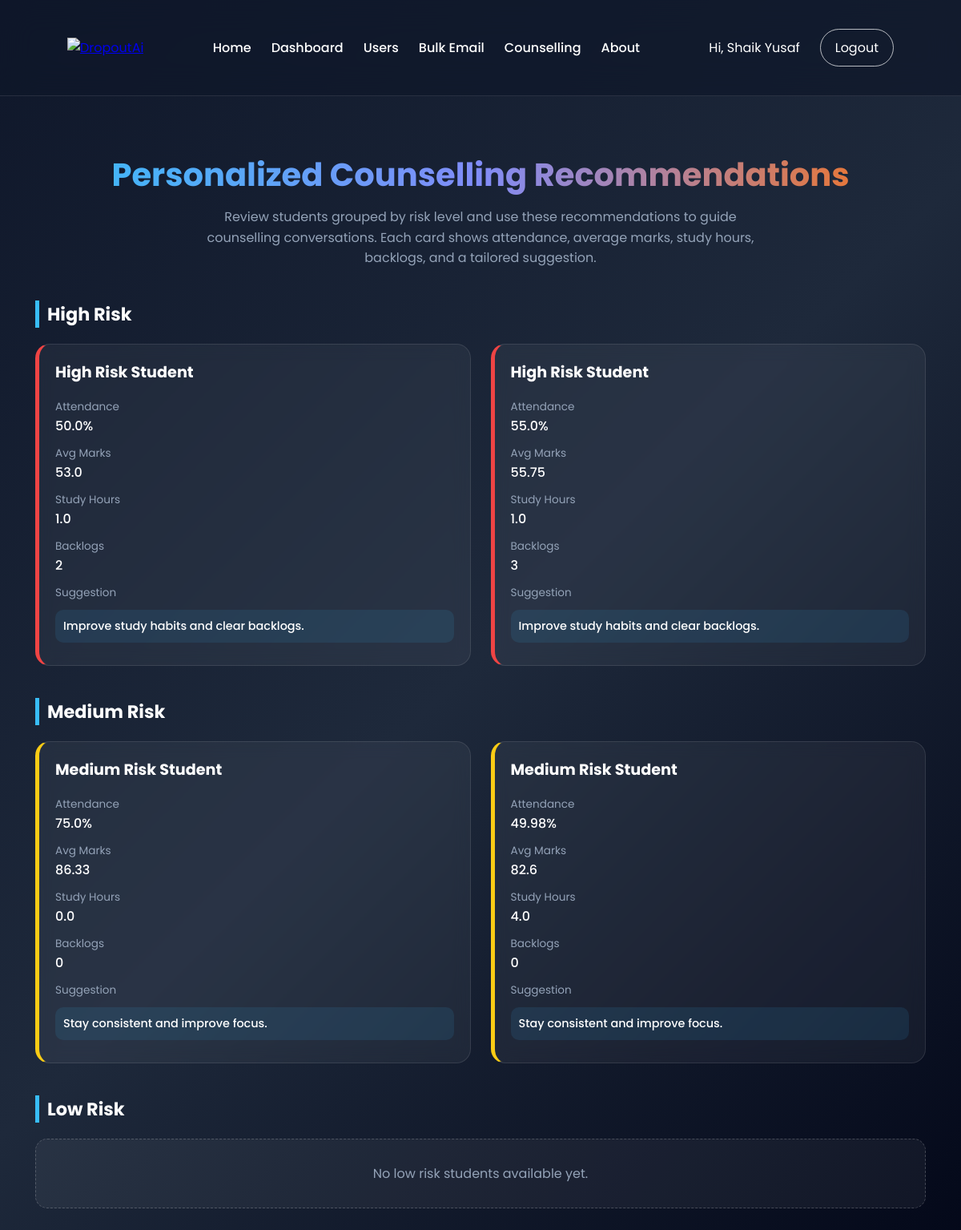
Page /counselling (signed in) on the committed database.
### tables this page shows
CREATE TABLE users (
            id INTEGER PRIMARY KEY AUTOINCREMENT,
            name TEXT NOT NULL,
            email TEXT NOT NULL UNIQUE,
            password TEXT NOT NULL,
            role TEXT NOT NULL
        );

CREATE TABLE predictions (
            id INTEGER PRIMARY KEY AUTOINCREMENT,
            user_id INTEGER NOT NULL,
            attendance REAL NOT NULL,
            avg_marks REAL NOT NULL,
            study_hours REAL NOT NULL,
            backlogs INTEGER NOT NULL,
            risk_level TEXT NOT NULL,
            prediction_date TIMESTAMP DEFAULT CURRENT_TIMESTAMP,
            FOREIGN KEY (user_id) REFERENCES users (id)
        );

### app.py (the view)
@app.route('/counselling')
@admin_required
def counselling():
    all_predictions = query_db('SELECT * FROM predictions ORDER BY prediction_date DESC')
    high_students = []
    medium_students = []
    low_students = []
    for pred in all_predictions:
        user = query_db('SELECT name, email FROM users WHERE id = ?', [pred['user_id']], one=True)
        suggestion = suggestion_for_risk(pred['risk_level'])
        student_data = {
            'id': pred['id'],
            'user_name': user['name'] if user else 'Unknown',
            'user_email': user['email'] if user else 'Unknown',
            'attendance': pred['attendance'],
            'avg_marks': pred['avg_marks'],
            'study_hours': pred['study_hours'],
            'backlogs': pred['backlogs'],
            'risk': pred['risk_level'],
            'suggestion': suggestion,
            'prediction_date': pred['prediction_date']
        }
        if pred['risk_level'] == 'High':
            high_students.append(student_data)
        elif pred['risk_level'] == 'Medium':
            medium_students.append(student_data)
        elif pred['risk_level'] == 'Low':
            low_students.append(student_data)
    return render_template(
        'counselling.html',
        user=current_user,
        high_students=high_students,
        medium_students=medium_students,
        low_students=low_students
    )

### app.py (called while the page is built)
def get_db():
    db = getattr(g, '_database', None)
    if db is None:
        db = g._database = sqlite3.connect(DATABASE)
        db.row_factory = sqlite3.Row
    return db

def query_db(query, args=(), one=False):
    cur = get_db().execute(query, args)
    rv = cur.fetchall()
    cur.close()
    return (rv[0] if rv else None) if one else rv

def init_db():
    db = get_db()
    db.execute(
        '''CREATE TABLE IF NOT EXISTS users (
            id INTEGER PRIMARY KEY AUTOINCREMENT,
            name TEXT NOT NULL,
            email TEXT NOT NULL UNIQUE,
            password TEXT NOT NULL,
            role TEXT NOT NULL
        )'''
    )
    db.execute(
        '''CREATE TABLE IF NOT EXISTS predictions (
            id INTEGER PRIMARY KEY AUTOINCREMENT,
            user_id INTEGER NOT NULL,
            attendance REAL NOT NULL,
            avg_marks REAL NOT NULL,
            study_hours REAL NOT NULL,
            backlogs INTEGER NOT NULL,
            risk_level TEXT NOT NULL,
            prediction_date TIMESTAMP DEFAULT CURRENT_TIMESTAMP,
            FOREIGN KEY (user_id) REFERENCES users (id)
        )'''
    )
    db.commit()

@login_manager.user_loader
def load_user(user_id):
    user = query_db('SELECT * FROM users WHERE id = ?', [user_id], one=True)
    if user:
        return User(user['id'], user['name'], user['email'], user['role'])
    return None

@app.before_request
def before_request():
    init_db()

@app.context_processor
def inject_user():
    return {
        'logged_in': current_user.is_authenticated
    }

@app.teardown_appcontext
def close_connection(exception):
    db = getattr(g, '_database', None)
    if db is not None:
        db.close()

def admin_required(view):
    @wraps(view)
    def wrapped_view(*args, **kwargs):
        if not current_user.is_authenticated:
            flash('Please login to continue.', 'error')
            return redirect(url_for('login'))
        if current_user.role != 'admin':
            flash('Access denied. Admins only.', 'error')
            return redirect(url_for('predict'))
        return view(*args, **kwargs)
    return wrapped_view

def suggestion_for_risk(risk):
    if risk == 'High':
        return 'Improve study habits and clear backlogs.'
    if risk == 'Medium':
        return 'Stay consistent and improve focus.'
    return 'Keep up the good work.'

### templates/counselling.html (shortened to what this page needs)
{% extends 'base.html' %}
{% block styles %}
<link rel="stylesheet" href="{{ url_for('static', filename='css/style-counselling.css') }}">
{% endblock %}
{% block content %}
<div class="page-container">
    <header class="page-header">
        <h1>Personalized Counselling Recommendations</h1>
        <p>Review students grouped by risk level and use these recommendations to guide counselling conversations.
            Each card shows attendance, average marks, study hours, backlogs, and a tailored suggestion.</p>
    </header>
    <section class="risk-section">
        <h2 class="risk-title">High Risk</h2>
        {% if high_students %}
        <div class="risk-grid">
            {% for student in high_students %}
            <div class="risk-card high">
                <h4>High Risk Student</h4>
                <span class="label">Attendance</span>
                <p>{{ student.attendance }}%</p>
                <span class="label">Avg Marks</span>
                <p>{{ student.avg_marks }}</p>
                <span class="label">Study Hours</span>
                <p>{{ student.study_hours }}</p>
                <span class="label">Backlogs</span>
                <p>{{ student.backlogs }}</p>
                <span class="label">Suggestion</span>
                <p>{{ student.suggestion }}</p>
            </div>
            {% endfor %}
        </div>
        {% else %}
        <div class="empty-state">No high risk students available yet.</div>
        {% endif %}
    </section>
    <section class="risk-section">
        <h2 class="risk-title">Medium Risk</h2>
        {% if medium_students %}
        <div class="risk-grid">
            {% for student in medium_students %}
            <div class="risk-card medium">
                <h4>Medium Risk Student</h4>
                <span class="label">Attendance</span>
                <p>{{ student.attendance }}%</p>
                <span class="label">Avg Marks</span>
                <p>{{ student.avg_marks }}</p>
                <span class="label">Study Hours</span>
                <p>{{ student.study_hours }}</p>
                <span class="label">Backlogs</span>
                <p>{{ student.backlogs }}</p>
                <span class="label">Suggestion</span>
                <p>{{ student.suggestion }}</p>
            </div>
            {% endfor %}
        </div>
        {% else %}
        <div class="empty-state">No medium risk students available yet.</div>
        {% endif %}
    </section>
    <section class="risk-section">
        <h2 class="risk-title">Low Risk</h2>
        {% if low_students %}
        <div class="risk-grid">
            {% for student in low_students %}
            <div class="risk-card low">
                <h4>Low Risk Student</h4>
                <span class="label">Attendance</span>
                <p>{{ student.attendance }}%</p>
                <span class="label">Avg Marks</span>
                <p>{{ student.avg_marks }}</p>
                <span class="label">Study Hours</span>
                <p>{{ student.study_hours }}</p>
                <span class="label">Backlogs</span>
                <p>{{ student.backlogs }}</p>
                <span class="label">Suggestion</span>
                <p>{{ student.suggestion }}</p>
            </div>
            {% endfor %}
        </div>
        {% else %}
        <div class="empty-state">No low risk students available yet.</div>
        {% endif %}
    </section>
</div>
{% endblock %}

### templates/base.html (shortened to what this page needs)
<!DOCTYPE html>
<html lang="en">
<head>
    <link rel="stylesheet" href="{{ url_for('static', filename='css/style.css') }}">
    {% block styles %}{% endblock %}
</head>
<body>
    <header class="navbar">
        <div class="nav-inner">
            <div class="logo">
                <a href="/"><img src="{{ url_for('static', filename='images/logo.png') }}" alt="DropoutAi"></a>
            </div>
            <nav class="nav-links">
                <a href="/">Home</a>
                {% if logged_in %}
                    {% if current_user.role == 'admin' %}
                        <a href="/dashboard">Dashboard</a>
                        <a href="/admin/users">Users</a>
                        <a href="/admin/bulk_email">Bulk Email</a>
                        <a href="/counselling">Counselling</a>
                    {% else %}
                        <a href="/predict">Predict</a>
                        <a href="/user_dashboard">Dashboard</a>
                        <a href="/user_counselling">Counselling</a>
                        <a href="/analytics">Analytics</a>
                        <a href="/resources">Resources</a>
                    {% endif %}
                {% else %}
                    <a href="/resources">Resources</a>
                {% endif %}
                <a href="/about">About</a>
            </nav>
            <div class="nav-right">
                {% if logged_in %}
                    <span class="user-welcome">Hi, {{ current_user.name }}</span>
                    <a href="/logout" class="btn secondary">Logout</a>
                {% else %}
                    <a href="/login" class="btn login">Login</a>
                    <a href="/signup" class="btn signup">Sign Up</a>
                {% endif %}
            </div>
        </div>
    </header>
    <main class="main-container">
        {% block content %}{% endblock %}
    </main>
</body>
</html>

### static/css/style.css (style rules this page uses)
body { margin: 0; padding: 0; font-family: 'Poppins', sans-serif; background: linear-gradient(135deg, #0f172a, #1e293b, #020617); color: white; min-height: 100vh; }
.navbar { min-height: 120px; background: rgba(15, 23, 42, 0.75); backdrop-filter: blur(20px); border-bottom: 1px solid rgba(255, 255, 255, 0.1); position: sticky; top: 0; z-index: 1000; }
.nav-inner { width: min(1200px, 100%); padding: 14px 24px; margin: 0 auto; display: flex; align-items: center; justify-content: space-between; gap: 16px; }
.logo img { height: 110px; max-width: 100%; width: auto; }
.logo { flex-shrink: 0; }
.nav-links { display: flex; justify-content: center; gap: 16px; align-items: center; flex: 1 1 auto; flex-wrap: wrap; min-width: 0; }
.nav-links a { text-decoration: none; color: white; font-weight: 500; position: relative; transition: color 0.2s ease; }
.nav-links a::after { content: ""; width: 0; height: 2px; background: #ff7b00; position: absolute; left: 0; bottom: -4px; transition: width 0.25s ease; }
.nav-right { display: flex; align-items: center; gap: 10px; flex-shrink: 0; flex-wrap: wrap; justify-content: flex-end; }
.nav-right .btn { margin: 0; padding: 10px 18px; border-radius: 999px; text-decoration: none; display: inline-flex; align-items: center; justify-content: center; }
.nav-right .btn.secondary { border: 1px solid rgba(255, 255, 255, 0.7); color: white; background: transparent; }
.user-welcome { color: white; margin-right: 10px; max-width: 100%; word-break: break-word; }
.main-container { width: min(1200px, 100%); margin: 0 auto; padding: 28px 24px 40px; }
.page-header { margin-bottom: 32px; }
.page-header h1 { margin: 0 0 12px; font-size: clamp(2rem, 2.4vw, 3rem); }
.page-header p { max-width: 760px; line-height: 1.75; color: #cbd5e1; }

### static/css/style-counselling.css (style rules this page uses)
* { margin: 0; padding: 0; box-sizing: border-box; font-family: 'Poppins', sans-serif; }
body { background: linear-gradient(135deg, #0f172a, #1e293b, #020617); color: white; }
.navbar { display: flex; justify-content: space-between; align-items: center; height: 110px; padding: 10px 5%; background: rgba(15, 23, 42, 0.7); backdrop-filter: blur(20px); border-bottom: 1px solid rgba(255, 255, 255, 0.1); position: sticky; top: 0; z-index: 1000; }
.logo { display: flex; align-items: center; }
.logo img { height: 130px; width: auto; }
.nav-links { display: flex; gap: 25px; align-items: center; justify-content: center; flex: 1; }
.nav-links a { text-decoration: none; color: white; font-weight: 500; position: relative; }
.nav-links a::after { content: ""; width: 0%; height: 2px; background: #ff7b00; position: absolute; left: 0; bottom: -5px; transition: 0.3s; }
.auth-buttons, .nav-right { display: flex; align-items: center; gap: 15px; }
.btn { padding: 10px 20px; border-radius: 25px; text-decoration: none; transition: 0.3s; }
.page-container { max-width: 1200px; margin: 40px auto; padding: 0 20px 50px; }
.page-header { text-align: center; margin-bottom: 40px; }
.page-header h1 { font-size: 2.5rem; margin-bottom: 10px; background: linear-gradient(90deg, #38bdf8, #818cf8, #f97316); -webkit-background-clip: text; color: transparent; }
.page-header p { color: #94a3b8; max-width: 700px; margin: auto; line-height: 1.6; }
.risk-section { margin-top: 40px; }
.risk-title { font-size: 1.4rem; margin-bottom: 20px; padding-left: 10px; border-left: 5px solid #38bdf8; }
.risk-grid { display: grid; grid-template-columns: repeat(auto-fit, minmax(280px, 1fr)); gap: 25px; }
.risk-card { padding: 20px; border-radius: 18px; backdrop-filter: blur(10px); background: rgba(255, 255, 255, 0.05); border: 1px solid rgba(255, 255, 255, 0.1); transition: 0.3s; position: relative; overflow: hidden; }
.risk-card.high { border-left: 5px solid #ef4444; }
.risk-card.medium { border-left: 5px solid #facc15; }
.risk-card h4 { margin-bottom: 15px; font-size: 1.2rem; }
.label { font-size: 0.85rem; color: #94a3b8; }
.risk-card p { font-size: 1rem; margin-bottom: 8px; font-weight: 500; }
.risk-card p:last-child { margin-top: 10px; padding: 10px; border-radius: 10px; background: rgba(56, 189, 248, 0.1); font-size: 0.9rem; }
.empty-state { padding: 30px; border-radius: 15px; text-align: center; background: rgba(255, 255, 255, 0.05); border: 1px dashed rgba(255, 255, 255, 0.2); color: #94a3b8; }

### rows in the picture
users: name "Shaik Yusaf"
predictions: attendance "50.0", avg_marks "53.0", study_hours "1.0"
predictions: attendance "55.0", avg_marks "55.75", study_hours "1.0"
predictions: attendance "75.0", avg_marks "86.33", study_hours "0.0"
predictions: attendance "49.98", avg_marks "82.6", study_hours "4.0"

### other values in the picture
{{ student.backlogs }} "2" "3"
{{ student.suggestion }} "Improve study habits and clear backlogs." "Improve study habits and clear backlogs."
{{ student.backlogs }} "0" "0"
{{ student.suggestion }} "Stay consistent and improve focus." "Stay consistent and improve focus."
